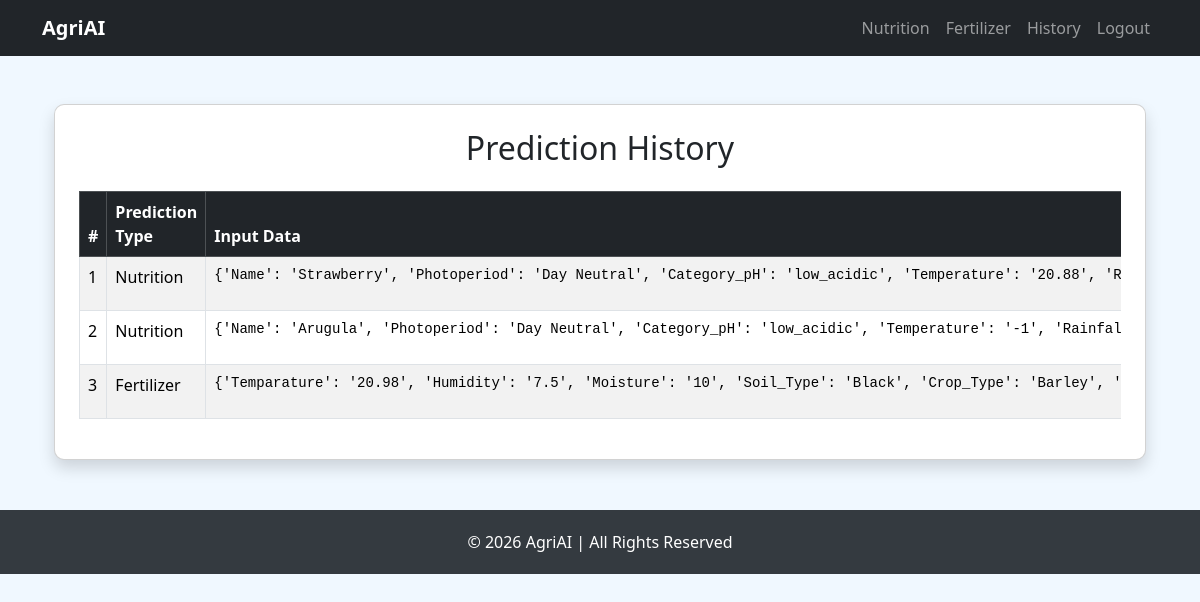
The app's page /history (signed in) with its own data.
### app.py (models this page shows)
class PredictionHistory(db.Model):
    id = db.Column(db.Integer, primary_key=True)
    username = db.Column(db.String(50), nullable=False)
    type = db.Column(db.String(50))   # 'nutrition' or 'fertilizer'
    input_data = db.Column(db.String)
    result = db.Column(db.String)

### app.py (the view)
@app.route('/history')
def history():
    if 'user' not in session:
        return redirect(url_for('login'))
    user_history = PredictionHistory.query.filter_by(username=session['user']).all()
    return render_template('history.html', history=user_history)

### templates/history.html (shortened to what this page needs)
{% extends "base.html" %}
{% block content %}
<div class="container mt-5">
    <div class="card shadow p-4">
        <h2 class="text-center mb-4">Prediction History</h2>
        {% if history|length == 0 %}
            <div class="alert alert-info text-center">
                No prediction history yet.
            </div>
        {% else %}
            <div class="table-responsive">
                <table class="table table-striped table-bordered">
                    <thead class="table-dark">
                        <tr>
                            <th>#</th>
                            <th>Prediction Type</th>
                            <th>Input Data</th>
                        </tr>
                    </thead>
                    <tbody>
                        {% for h in history %}
                        <tr>
                            <td>{{ loop.index }}</td>
                            <td>{{ h.type.capitalize() }}</td>
                            <td><pre>{{ h.input_data }}</pre></td>
                        </tr>
                        {% endfor %}
                    </tbody>
                </table>
            </div>
        {% endif %}
    </div>
</div>
{% endblock %}

### templates/base.html (shortened to what this page needs)
<!DOCTYPE html>
<html lang="en">
<head>
    <link href="https://cdn.jsdelivr.net/npm/bootstrap@5.3.2/dist/css/bootstrap.min.css" rel="stylesheet">
</head>
<body>
<nav class="navbar navbar-expand-lg navbar-dark bg-dark">
  <div class="container">
    <a class="navbar-brand" href="/">AgriAI</a>
    <div class="collapse navbar-collapse" id="navbarNav">
      <ul class="navbar-nav ms-auto">
        {% if 'user' in session %}
        <li class="nav-item"><a class="nav-link" href="/nutrition">Nutrition</a></li>
        <li class="nav-item"><a class="nav-link" href="/fertilizer">Fertilizer</a></li>
        <li class="nav-item"><a class="nav-link" href="/history">History</a></li>
        <li class="nav-item"><a class="nav-link" href="/logout">Logout</a></li>
        {% else %}
        <li class="nav-item"><a class="nav-link" href="/login">Login</a></li>
        <li class="nav-item"><a class="nav-link" href="/register">Register</a></li>
        {% endif %}
      </ul>
    </div>
  </div>
</nav>
<div class="container mt-4">
    {% block content %}{% endblock %}
</div>
<footer>
    &copy; 2026 AgriAI | All Rights Reserved
</footer>
</body>
</html>

### templates/base.html (style rules this page uses)
body { background-color: #f0f8ff; }
.card { margin-top: 20px; border-radius: 10px; box-shadow: 0 0 15px rgba(0,0,0,0.1); }
.navbar-brand { font-weight: bold; }
footer { margin-top: 50px; text-align: center; padding: 20px; background: #343a40; color: #fff; }

### records on screen
PredictionHistory: type "Nutrition", input_data "{'Name': 'Strawberry', 'Photoperiod': 'Day Neutral', 'Category_pH': 'low_acidic', 'Temperature': '20.88',…"
PredictionHistory: type "Nutrition", input_data "{'Name': 'Arugula', 'Photoperiod': 'Day Neutral', 'Category_pH': 'low_acidic', 'Temperature': '-1',…"
PredictionHistory: type "Fertilizer", input_data "{'Temparature': '20.98', 'Humidity': '7.5', 'Moisture': '10', 'Soil_Type': 'Black', 'Crop_Type': 'Barley',…"
